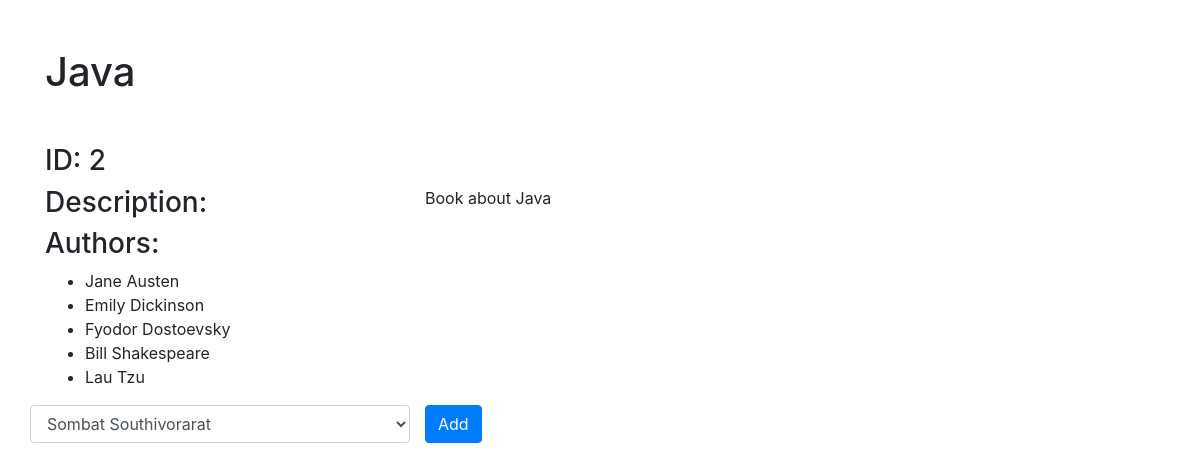
The page /books/2 on the database its author committed.
### books_authors_app/models.py (models this page shows)
class Book(models.Model):
	title = models.CharField(max_length=255)
	desc = models.TextField()
	created_at = models.DateTimeField(auto_now_add=True)
	updated_at = models.DateTimeField(auto_now=True)

class Author(models.Model):
	first_name = models.CharField(max_length=255)
	last_name = models.CharField(max_length=255)
	books = models.ManyToManyField(Book, related_name="authors")
	notes = models.TextField()
	created_at = models.DateTimeField(auto_now_add=True)
	updated_at = models.DateTimeField(auto_now=True)

### books_authors_app/views.py (the view)
# urls.py: path('books/<id>',views.book_details),
def book_details(request,id):
	if request.method == "POST":
		author_id = request.POST['author_id']
		author_to_add = Author.objects.get(id=author_id)
		book_to_add = Book.objects.get(id=id)
		author_to_add.books.add(book_to_add)
	context = {
		"book": Book.objects.get(id=id),
		"all_book_authors": Author.objects.all(),
		"current_id": id
	}
	return render(request,'book_detail.html', context)

### books_authors_app/templates/book_detail.html (shortened to what this page needs)
<!DOCTYPE html>
<html lang="en">
<head>
	{% load static %}
	<link rel="stylesheet" href="https://stackpath.bootstrapcdn.com/bootstrap/4.3.1/css/bootstrap.min.css">
</head>
<body>
	<div class="container">
		<div class="row">
			<div class="col-sm-12">
				<h1 class="mb-5 mt-5">{{ book.title }}</h1>
			</div>
		</div>
		<div class="row">
			<div class="col-sm-12">
				<h3>ID: {{ book.id }}</h3>
			</div>
		</div>
		<div class="row">
			<div class="col-sm-4">
				<h3>Description:</h3>
			</div>
			<div class="col-sm-6">
				<p>{{ book.desc }}</p>
			</div>
		</div>
		<div class="row">
			<div class="col-sm-12">
				<h3>Authors:</h3>
				<ul>
				{% for author in book.authors.all %}
					<li>{{author.first_name}} {{author.last_name}}</li>
				{% endfor %}
				</ul>
			</div>
		</div>
		<form id='main-form'action="/books/{{ book.id }}" method='post'>
			<div class="form-group row">
				<select class="form-control col-sm-4 col-form-label" id="author_id" name="author_id">
					{% for author in all_book_authors %}
					{% if author not in book.authors.all %}
					<option value="{{ author.id }}">{{author.first_name}} {{author.last_name}}</option>
					{% endif %}
					{% endfor %}
				</select>
				<div class="col-sm-2">
					<input class='btn btn-primary' type='submit' value='Add'>
				</div>
			</div>
		</form>
	</div>
</body>
</html>

### rows shown on the page
Book: title "Java", id "2", desc "Book about Java"
Author: first_name "Jane", last_name "Austen"
Author: first_name "Emily", last_name "Dickinson"
Author: first_name "Fyodor", last_name "Dostoevsky"
Author: first_name "Bill", last_name "Shakespeare"
Author: first_name "Lau", last_name "Tzu"

### other values the page prints
form field author_id "Sombat Southivorarat"
